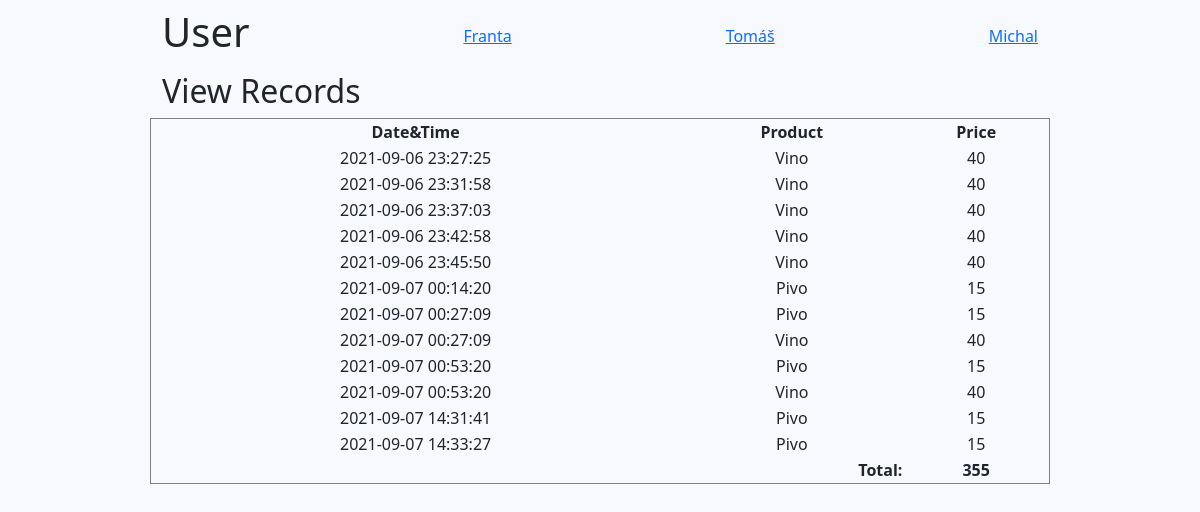
/summary/user/index.php?id=1, run on the app's committed database.
### tables this page shows
CREATE TABLE `users` (
  `id` int(11) NOT NULL,
  `name` text NOT NULL,
  `age` int(11) NOT NULL,
  `cash` int(11) NOT NULL
);

CREATE TABLE `orders` (
  `order_id` int(11) NOT NULL,
  `who` text NOT NULL,
  `what` int(11) NOT NULL,
  `qty` int(11) NOT NULL,
  `price` int(11) NOT NULL,
  `time` timestamp NOT NULL DEFAULT current_timestamp() ON UPDATE current_timestamp()
);

CREATE TABLE `drinks` (
  `drink_id` int(11) NOT NULL,
  `product` text NOT NULL,
  `price` int(11) NOT NULL,
  `amount` varchar(11) NOT NULL
);

### summary/user/index.php (the view, shortened to what this page needs)
<!doctype html>
<html lang="en">
<head>
    <link rel="stylesheet" type="text/css"
        href="https://stackpath.bootstrapcdn.com/font-awesome/4.7.0/css/font-awesome.min.css">
    <link href="https://cdn.jsdelivr.net/npm/bootstrap@5.0.2/dist/css/bootstrap.min.css" rel="stylesheet"
>
    <link rel="stylesheet" href="../../style.css">
</head>
<body>
    <nav class="navbar navbar-light">
        <div class="container">
            <h1 class="text-center">User</h1>
            <?php
            include("../../db.php");
            $sel_user="Select * from users;";
            $user_query = mysqli_query($con,$sel_user);
            while($user = mysqli_fetch_assoc($user_query)) {
                echo '<a href=?id='.$user['id'].'>'.$user['name'].'</a>';
            } ?>
        </div>
    </nav>
    <div class="container">
        <div class="row">
            <h2>View Records</h2>
            <table width="100%" border="1" style="border-collapse:collapse;">
                <thead>
                    <tr>
                        <th><strong>Date&Time</strong></th>
                        <th><strong>Product</strong></th>
                        <th><strong>Price</strong></th>
                    </tr>
                </thead>
                <tbody>
                    <?php
                        $user_id = $_GET['id'];
                        $records = mysqli_query($con, "SELECT * FROM orders WHERE who=".$user_id."");
                        while($data = mysqli_fetch_assoc($records)) { ?>
                    <tr>
                        <td align="center"><?php echo $data["time"]; ?></td>
                        <?php
                        $drink_id = $data["what"];
                        $filter = mysqli_query($con, "SELECT * from drinks where drink_id=".$drink_id." ");
                        while ($drink_btn = mysqli_fetch_assoc($filter)) {
                            echo '<td align="center">'.$drink_btn['product'].'</td>';
                        }
                        ?>
                        <td align="center" class='total'><?php echo $data["price"]; ?></td>
                    </tr>
                    <?php } ?>
                    <tr>
                        <th colspan="2" style="text-align:right">Total:</th>
                        <th colspan="2" style="text-align:center"><span id="sum"></span></th>
                    </tr>
                </tbody>
            </table>
        </div>
    </div>
</body>
</html>

### style.css (style rules this page uses)
body { background: ghostwhite; }
.container { max-width: 900px; margin: 0 auto; }
table { text-align: center; }

### data on the page
users: name "Franta"
users: name "Tomáš"
users: name "Michal"
orders: time "2021-09-06 23:27:25", price "40"
drinks: product "Vino"
orders: time "2021-09-06 23:31:58", price "40"
orders: time "2021-09-06 23:37:03", price "40"
orders: time "2021-09-06 23:42:58", price "40"
orders: time "2021-09-06 23:45:50", price "40"
orders: time "2021-09-07 00:14:20", price "15"
drinks: product "Pivo"
orders: time "2021-09-07 00:27:09", price "15"
orders: time "2021-09-07 00:27:09", price "40"
orders: time "2021-09-07 00:53:20", price "15"
orders: time "2021-09-07 00:53:20", price "40"
orders: time "2021-09-07 14:31:41", price "15"
orders: time "2021-09-07 14:33:27", price "15"
